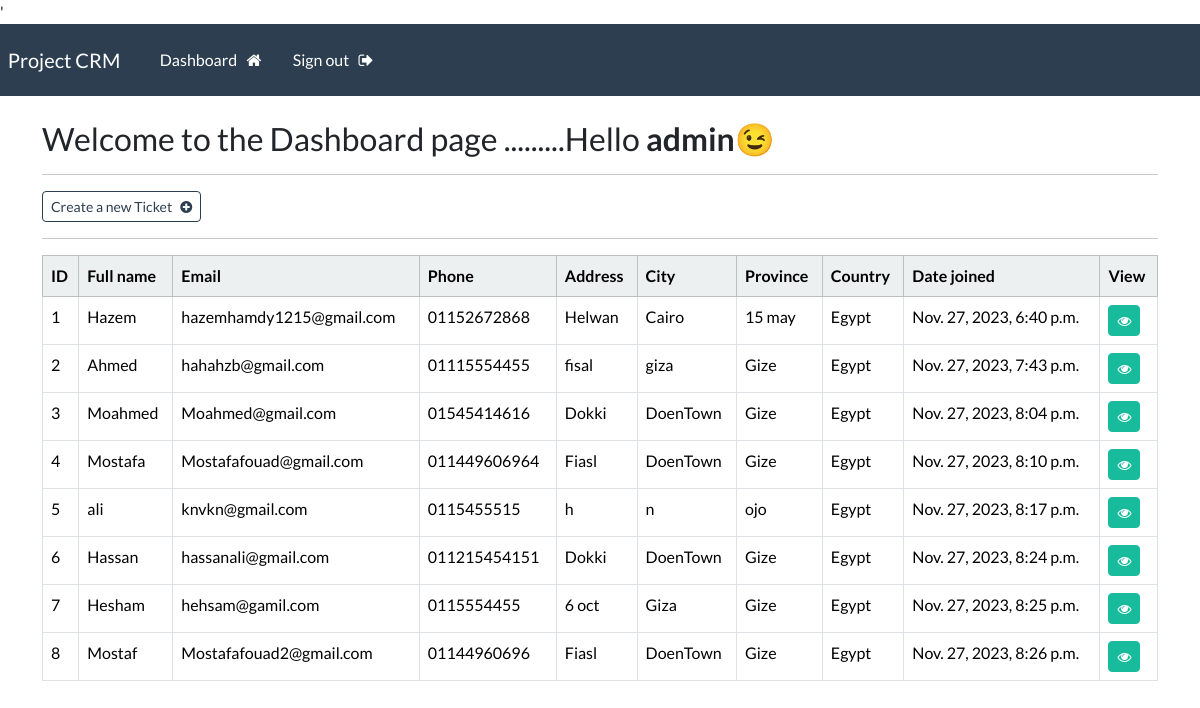
Page /dashboard (signed in) on the earlier database version.
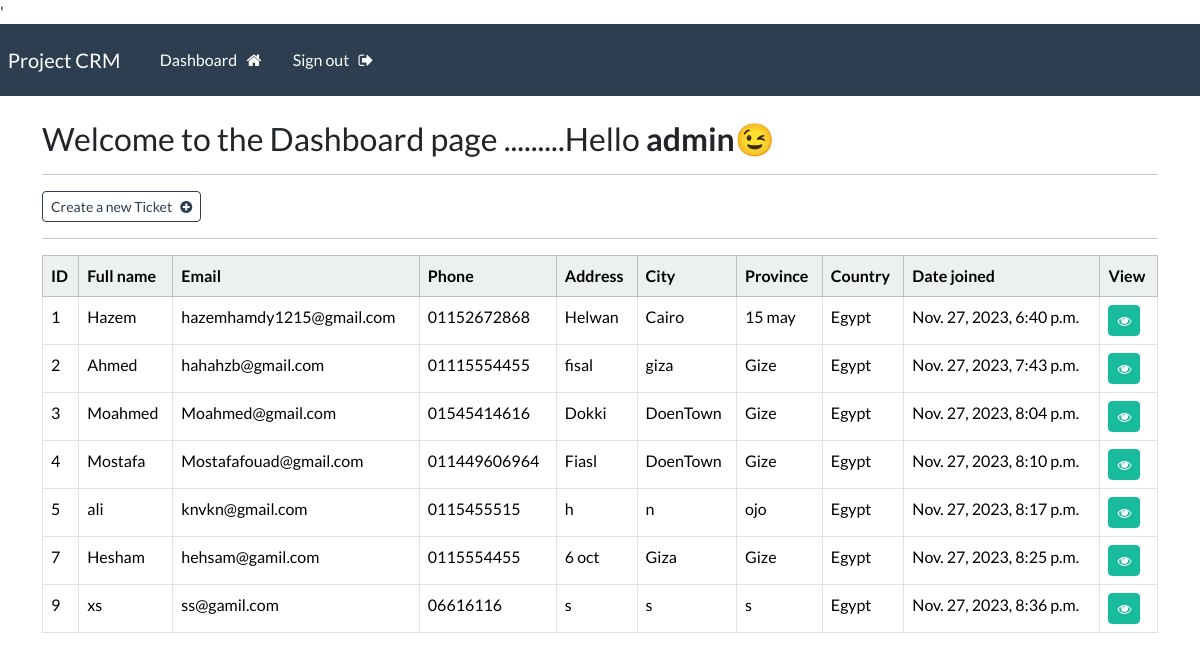
Same page on the later database version.
### webapp/models.py (models this page shows, shortened)
class Record(models.Model):
    creation_date = models.DateTimeField(auto_now_add=True)
    first_name = models.CharField(max_length=50)
    last_name = models.CharField(max_length=50)
    email = models.EmailField(unique=True)
    Phone = models.CharField(max_length=50)
    address = models.CharField(max_length=50)
    city = models.CharField(max_length=50)
    province = models.CharField(max_length=50)
    country = models.CharField(max_length=50)

### webapp/views.py (the view)
# urls.py: path('dashboard', views.dashboard, name='dashboard'),
@login_required(login_url='my_login')
def dashboard(request):
    my_record = Record.objects.all()
    context = {'records': my_record}
    return render(request, 'webapp/dashboard.html', context)

### webapp/templates/webapp/dashboard.html
{% extends 'webapp/base.html' %}
{%load crispy_forms_tags %}
{% block content %}
<h3>
  Welcome to the Dashboard page .........Hello <strong>{{user}}😉</strong>
</h3>
<hr />
<a class="btn btn-outline-primary btn-sm" href="{% url 'create_record' %}"
  >Create a new Ticket &nbsp;
  <i class="fa fa-plus-circle" aria-hidden="true"></i>
</a>
<hr />
<table class="table table-bordered table-hover">
  <thead class="table-light">
    <tr>
      <th scope="col">ID</th>
      <th scope="col">Full name</th>
      <th scope="col">Email</th>
      <th scope="col">Phone</th>
      <th scope="col">Address</th>
      <th scope="col">City</th>
      <th scope="col">Province</th>
      <th scope="col">Country</th>
      <th scope="col">Date joined</th>
      <th scope="col">View</th>
    </tr>
  </thead>
  <tbody>
    {% if records %}
    {% for record in records %}
    <tr>
      <td>{{record.id}}</td>
      <td>{{record.first_name}}</td>
      <td>{{record.email}}</td>
      <td>{{record.Phone}}</td>
      <td>{{record.address}}</td>
      <td>{{record.city}}</td>
      <td>{{record.province}}</td>
      <td>{{record.country}}</td>
      <td>{{record.creation_date}}</td>
      <td> <a class="btn btn-success btn-sm" href="{% url 'record' record.id %}"> <i class="fa fa-eye" aria-hidden="true"></i/a></td>
    </tr>
    {% endfor %} {% endif %}
  </tbody>
</table>
{% endblock content %}

### webapp/templates/webapp/base.html (shortened to what this page needs)
{% load static %}
<!DOCTYPE html>
<html lang="en">
  <head>
    <link
      rel="stylesheet"
      type="text/css"
      href="https://bootswatch.com/5/flatly/bootstrap.min.css"
    />
    <link
      rel="stylesheet"
      type="text/css"
      href="{% static 'css/styles.css' %}"
    />
    <link
      rel="stylesheet"
      href="https://cdnjs.cloudflare.com/ajax/libs/font-awesome/4.7.0/css/font-awesome.min.css"
    />
  </head>
  <body>
    {% include 'webapp/navbar.html' %}
    <div class="container">
      <br />
      {% block content %} {% endblock content %}
    </div>
  </body>
</html>

### webapp/templates/webapp/navbar.html (shortened to what this page needs)
<nav
  class="navbar navbar-expand-lg navbar-dark bg-primary justify-content-center"
>
  <a class="navbar-brand main-heading" href="{% url 'home' %}">
    &nbsp; Project CRM
  </a>
  <div class="collapse navbar-collapse text-center" id="navbarNavDropdown">
    <ul class="navbar-nav mr-auto">
      &nbsp; &nbsp; &nbsp; {% if user.is_authenticated %}
      <li class="nav-item">
        <a class="nav-link" href="{% url 'dashboard' %}"
          >Dashboard &nbsp; <i class="fa fa-home" aria-hidden="true"></i>
        </a>
      </li>
      <li class="nav-item">
        <a class="nav-link" href="{% url 'user_logout' %}"
          >Sign out &nbsp; <i class="fa fa-sign-out" aria-hidden="true"></i>
        </a>
      </li>
    </ul>
    {% endif %}
  </div>
</nav>

Differences in the rows shown:
removed Record: id "6", first_name "Hassan", email "hassanali@gmail.com", Phone "011215454151", address "Dokki", city "DoenTown", province "Gize", country "Egypt", creation_date "Nov. 27, 2023, 8:24 p.m."
removed Record: id "8", first_name "Mostaf", email "Mostafafouad2@gmail.com", Phone "01144960696", address "Fiasl", city "DoenTown", province "Gize", country "Egypt", creation_date "Nov. 27, 2023, 8:26 p.m."
added Record: id "9", first_name "xs", email "ss@gamil.com", Phone "06616116", address "s", city "s", province "s", country "Egypt", creation_date "Nov. 27, 2023, 8:36 p.m."
